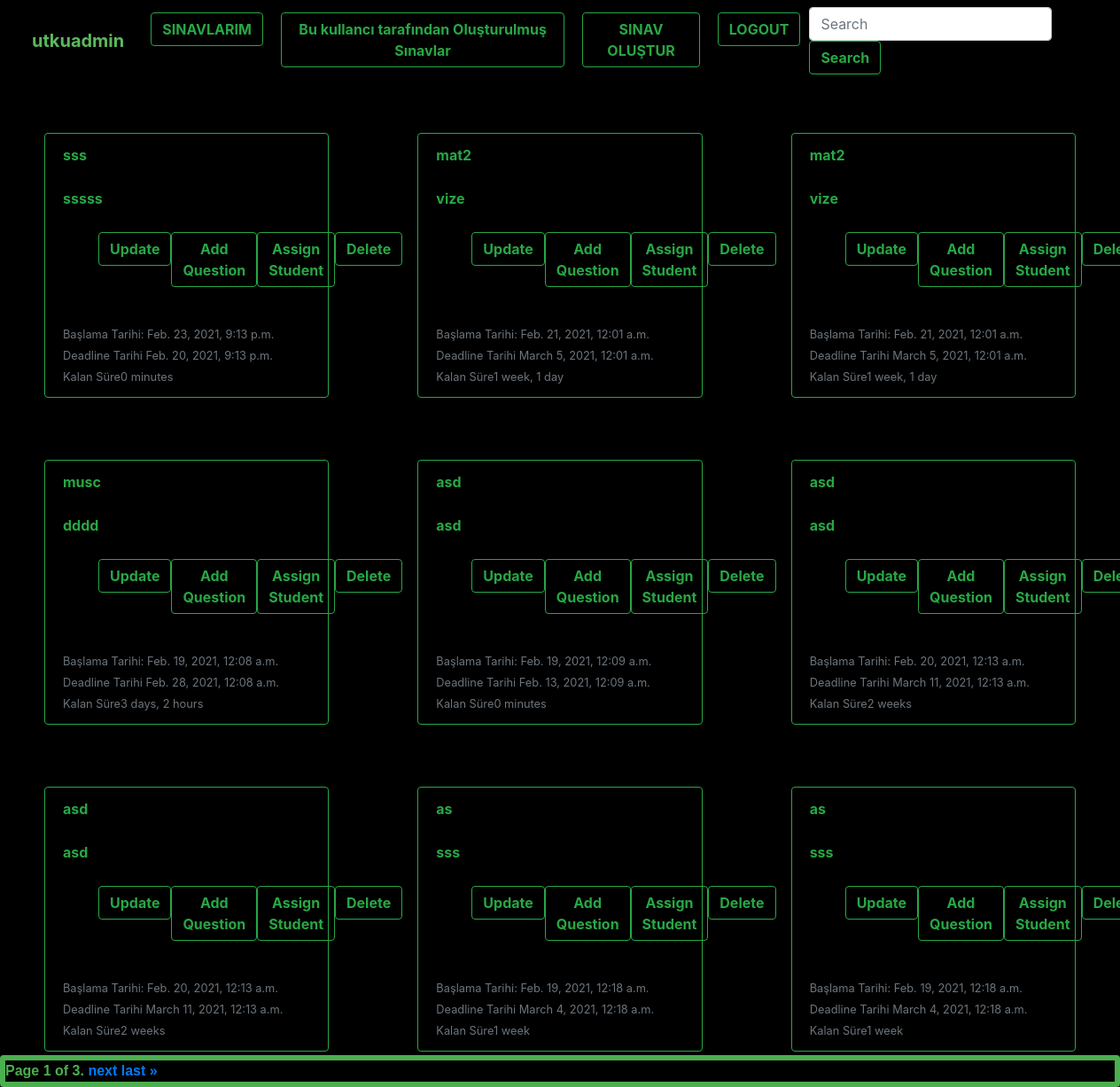
Screenshot of /exam/index2 (signed in) with the database file from the repository.
### exam/models.py (models this page shows, shortened)
class Exam(models.Model):
    professor = models.ForeignKey('auth.User', verbose_name="Yayınlayan", on_delete=models.CASCADE ,related_name="exams")
    exam_course = models.CharField(max_length=120, verbose_name="Ders")
    exam_title = models.CharField(max_length=120, verbose_name="Başlık")
    publishing_date = models.DateTimeField(verbose_name="Yayınlanma Tarihi", auto_now_add=True)
    start_date = models.DateTimeField(verbose_name="Başlangıç Tarihi")
    deadline_date = models.DateTimeField(verbose_name="Bitiş Tarihi")
    assigned_students = models.ManyToManyField(User)
    def get_update_url(self):
        return  reverse('exam:update',kwargs={'id':self.id})
    def get_delete_url(self):
        return  reverse('exam:delete',kwargs={'id':self.id})
    def get_assign_question_url(self):
        return  reverse('exam:assign_question',kwargs={'id':self.id})
    def get_assign_student_url(self):
        return  reverse('exam:assign_student',kwargs={'id':self.id})
    class Meta:
        ordering=["publishing_date","id"]

### exam/views.py (the view)
# urls.py: path('index2', exam_index2, name="index2"),
def exam_index2 (request):
    if not request.user.is_authenticated:
        raise Http404()
    exam_list = request.user.exams.all()
    query = request.GET.get("q")
    if query:
        exam_list = exam_list.filter(Q(exam_title__icontains=query) |
                                       Q(exam_course__icontains=query)
                                       ).distinct()
    paginator = Paginator(exam_list, 9)
    page_number = request.GET.get('page')
    exams = paginator.get_page(page_number)
    return render(request,"Exam/index2.html",{"exams":exams})

### templates/Exam/index2.html (shortened to what this page needs)
{% extends 'base.html' %}
{% block body %}
    {% for exams in exams %}
        <div class="container col-lg-4 col-md-6 col-sm-12 float-left"style="padding-bottom: 20px">
            <div class="card-deck " style="margin: 20px;margin-top: 30px;margin-bottom: 20px">
              <div class="card border-success bg-transparent">
                  <div class="card-header text-success" style="font-weight: bold">{{ exams.exam_course}}<br></div>
                  <div class="card-header text-success" style="font-weight: bold">{{ exams.exam_title }}<br></div>
                <div class="card-footer">
                    <ul class="btn-group "  style="list-style-type: none;">
                     <li>
                         <a href="{{exams.get_update_url}}"class="btn btn-outline-success" style="font-weight: bold">Update</a>
                      </li>
                      <li>
                        <a href="{{exams.get_assign_question_url}}"class="btn btn-outline-success" style="font-weight: bold">Add Question</a>
                      </li>
                      <li>
                        <a href="{{exams.get_assign_student_url}}"class="btn btn-outline-success"  style="font-weight: bold" >Assign Student</a>
                      </li>
                      <li>
                        <a href="{{exams.get_delete_url}}"class="btn btn-outline-success"  style="font-weight: bold" >Delete</a>
                      </li>
                    </ul>
                     <br>
                     <br>
                  <small class="text-muted"> Başlama Tarihi: {{ exams.start_date}}</small>
                    <br>
                  <small class="text-muted"> Deadline Tarihi  {{ exams.deadline_date}}</small>
                    <br>
                    <small class="text-muted"> Kalan Süre{{ exams.deadline_date|timeuntil }}</small>
                </div>
              </div>
            </div>
        </div>
    {% endfor %}
<footer class="footer">
<div class="fixed-bottom"style="text-align: center" >
        <div class="pagination" style="background-color: black;; border: 6px solid #4caf50; font-weight: bold;font-family: sans-serif;align-content: center" >
    <span class="step-links" style="color: #4caf50;align-content: center">
        <span class="current">
            Page {{ exams.number }} of {{ exams.paginator.num_pages }}.
        </span>
        {% if exams.has_next %}
            <a href="?page={{ exams.next_page_number }}&q={{ request.Get.q }}">next</a>
            <a href="?page={{ exams.paginator.num_pages }}&q={{ request.Get.q }}">last &raquo;</a>
        {% endif %}
    </span>
</div>
</div>
</footer>
{% endblock %}

### templates/base.html (shortened to what this page needs)
{% load static %}
<!DOCTYPE html>
<html lang="en">
<head>
    <link rel="stylesheet" href="{% static "css/bootstrap.min.css" %}">
    <link rel="stylesheet" href="{% static "css/style.css" %}">
</head>
<body>
    {% include 'header.html' %}
    {% block body %}
    {% endblock %}
</body>
</html>

### templates/header.html (shortened to what this page needs)
{% load static %}
<nav class="navbar fixed-top navbar-expand-lg navbar-dark " style="background-color: black">
  <div class="collapse navbar-collapse" id="navbarTogglerDemo03">
    <ul class="navbar-nav mr-auto mt-2 mt-lg-0">
        <li class="nav-item active">
        <h5 style="margin: 20px; font-weight: bold; color: #5cb85c" >{{ user.username }} {{ user.isStudent }} {{ user.role }}</h5>
      </li>
      <li class="nav-item active">
        <a href="{% url "exam:index" %}"class="btn btn-outline-success my-2 my-sm-0" style="margin: 10px; font-weight: bold">SINAVLARIM</a>
      </li>
      <li class="nav-item active">
        <a href="{% url "exam:index2" %}"class="btn btn-outline-success my-2 my-sm-0" style="margin: 10px; font-weight: bold">Bu kullancı tarafından Oluşturulmuş Sınavlar</a>
      </li>
      <li class="nav-item">
        <a href="{% url "exam:create" %}"class="btn btn-outline-success my-2 my-sm-0" style="margin: 10px; font-weight: bold">SINAV OLUŞTUR</a>
      </li>
      <li class="nav-item">
        <a href="{% url "accounts:logout" %}"class="btn btn-outline-success my-2 my-sm-0"  style="margin: 10px; font-weight: bold" >LOGOUT</a>
      </li>
    </ul>
    <form action={% url "exam:index" %} method="get" class="form-inline my-2 my-lg-0">
      <input class="form-control mr-sm-2" type="search" value="{{ request.GET.q }}" name="q" placeholder="Search" aria-label="Search">
      <button class="btn btn-outline-success my-2 my-sm-0" style="font-weight: bold" type="submit">Search</button>
    </form>
  </div>
</nav>

### exam/static/css/style.css (style rules this page uses)
body { padding-top: 120px; }

### templates/base.html (style rules this page uses)
body { background-color: black }

### rows the page displays
Exam: exam_course "sss", exam_title "sssss", start_date "Feb. 23, 2021, 9:13 p.m.", deadline_date "Feb. 20, 2021, 9:13 p.m.", deadline_date "0 minutes"
Exam: exam_course "mat2", exam_title "vize", start_date "Feb. 21, 2021, 12:01 a.m.", deadline_date "March 5, 2021, 12:01 a.m.", deadline_date "1 week, 1 day"
Exam: exam_course "mat2", exam_title "vize", start_date "Feb. 21, 2021, 12:01 a.m.", deadline_date "March 5, 2021, 12:01 a.m.", deadline_date "1 week, 1 day"
Exam: exam_course "musc", exam_title "dddd", start_date "Feb. 19, 2021, 12:08 a.m.", deadline_date "Feb. 28, 2021, 12:08 a.m.", deadline_date "3 days, 2 hours"
Exam: exam_course "asd", exam_title "asd", start_date "Feb. 19, 2021, 12:09 a.m.", deadline_date "Feb. 13, 2021, 12:09 a.m.", deadline_date "0 minutes"
Exam: exam_course "asd", exam_title "asd", start_date "Feb. 20, 2021, 12:13 a.m.", deadline_date "March 11, 2021, 12:13 a.m.", deadline_date "2 weeks"
Exam: exam_course "asd", exam_title "asd", start_date "Feb. 20, 2021, 12:13 a.m.", deadline_date "March 11, 2021, 12:13 a.m.", deadline_date "2 weeks"
Exam: exam_course "as", exam_title "sss", start_date "Feb. 19, 2021, 12:18 a.m.", deadline_date "March 4, 2021, 12:18 a.m.", deadline_date "1 week"
Exam: exam_course "as", exam_title "sss", start_date "Feb. 19, 2021, 12:18 a.m.", deadline_date "March 4, 2021, 12:18 a.m.", deadline_date "1 week"

### other values shown
{{ user.username }} "utkuadmin"
{{ exams.number }} "1"
{{ exams.paginator.num_pages }} "3"
